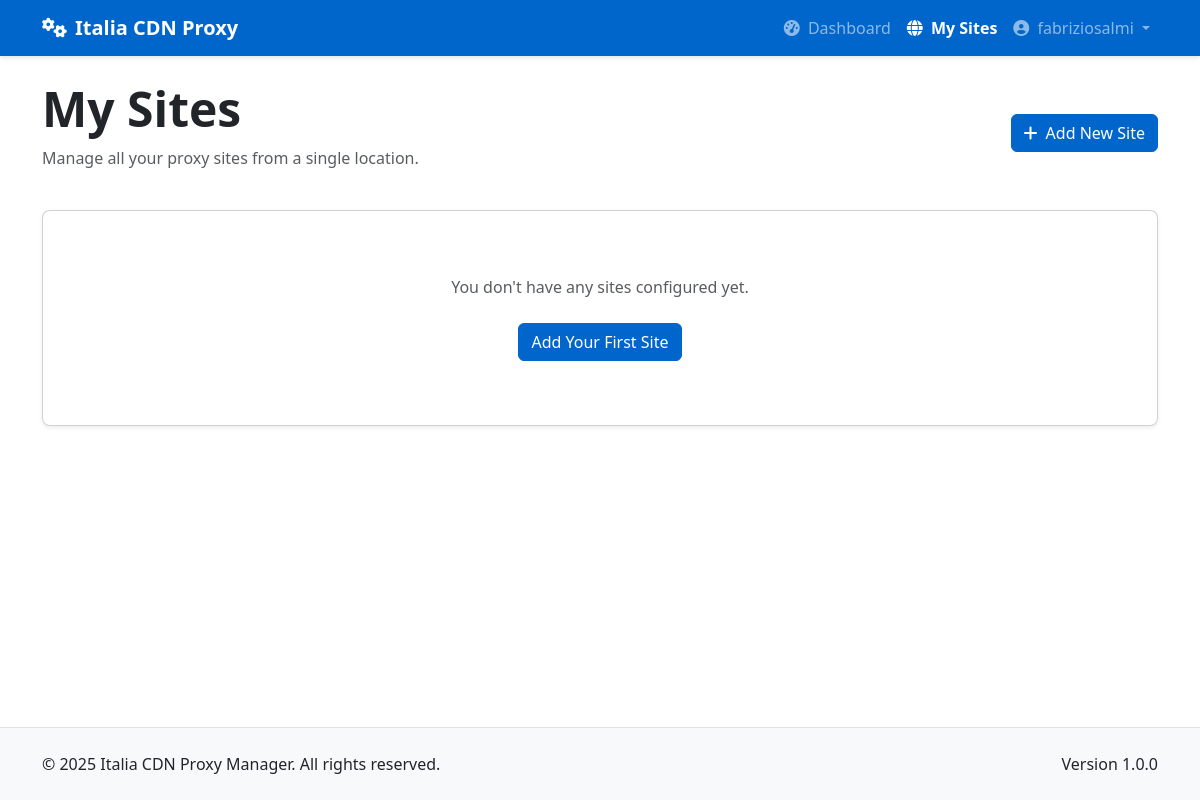
The page /client/sites (signed in) on the database as committed earlier.
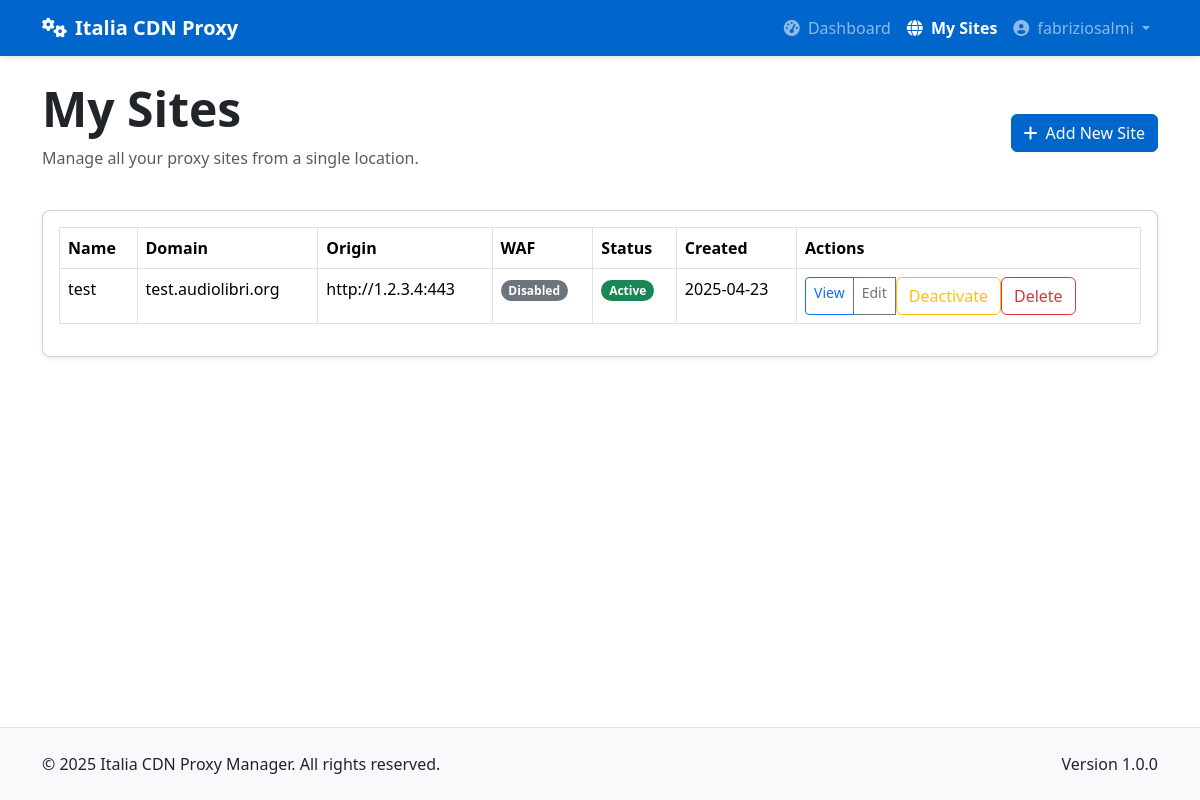
The same page on the database as committed later.
### app/models/models.py (models this page shows, shortened)
class Site(db.Model):
    __tablename__ = 'sites'
    id = db.Column(db.Integer, primary_key=True)
    name = db.Column(db.String(64), nullable=False)
    domain = db.Column(db.String(255), unique=True, nullable=False)
    protocol = db.Column(db.String(10), nullable=False, default='https')  # http or https
    origin_address = db.Column(db.String(255), nullable=False)  # Backend server address
    origin_port = db.Column(db.Integer, nullable=False)
    user_id = db.Column(db.Integer, db.ForeignKey('users.id'), nullable=False)
    is_active = db.Column(db.Boolean, default=True)
    is_blocked = db.Column(db.Boolean, default=False) # Add this line
    use_waf = db.Column(db.Boolean, default=False)
    created_at = db.Column(db.DateTime, default=datetime.utcnow)
    updated_at = db.Column(db.DateTime, default=datetime.utcnow, onupdate=datetime.utcnow)
    custom_config = db.Column(db.Text, nullable=True)  # Additional Nginx configuration
    site_nodes = db.relationship('SiteNode', backref='site', lazy='dynamic')
    ssl_certificates = db.relationship('SSLCertificate', backref='site', lazy='dynamic')

### app/controllers/client.py (the view)
@client.route('/sites')
@login_required
@client_required
def list_sites():
    sites = Site.query.filter_by(user_id=current_user.id).all()
    return render_template('client/sites/list.html', sites=sites)

### app/models/__init__.py (called while the page is built)
@login_manager.user_loader
def load_user(user_id):
    return User.query.get(int(user_id))

### app/models/models.py (called while the page is built)
    def is_admin(self):
        return self.role == 'admin'

    def is_client(self):
        return self.role == 'client'

### app/services/access_control.py (called while the page is built)
def client_required(f):
    @wraps(f)
    def decorated_function(*args, **kwargs):
        if not current_user.is_client():
            flash('This page is available only for client users.', 'error')
            return abort(403)
        return f(*args, **kwargs)
    return decorated_function

### app/templates/client/sites/list.html (shortened to what this page needs)
{% extends "base.html" %}
{% block content %}
<div class="container py-4">
    <div class="row mb-4">
        <div class="col-md-8">
            <h1 class="display-5 fw-bold mb-2">My Sites</h1>
            <p class="text-muted">Manage all your proxy sites from a single location.</p>
        </div>
        <div class="col-md-4 text-md-end d-flex align-items-center justify-content-md-end">
            <a href="{{ url_for('client.new_site') }}" class="btn btn-primary">
                <i class="fas fa-plus me-2"></i>Add New Site
            </a>
        </div>
    </div>
    <div class="card shadow-sm">
        <div class="card-body">
            {% if sites %}
            <div class="table-responsive">
                <table class="table table-bordered table-hover">
                    <thead>
                        <tr>
                            <th>Name</th>
                            <th>Domain</th>
                            <th>Origin</th>
                            <th>WAF</th>
                            <th>Status</th>
                            <th>Created</th>
                            <th>Actions</th>
                        </tr>
                    </thead>
                    <tbody>
                        {% for site in sites %}
                        <tr>
                            <td>{{ site.name }}</td>
                            <td>{{ site.domain }}</td>
                            <td>{{ site.protocol }}://{{ site.origin_address }}:{{ site.origin_port }}</td>
                            <td>
                                <span class="badge rounded-pill {% if site.use_waf %}bg-success{% else %}bg-secondary{% endif %}">
                                    {{ 'Enabled' if site.use_waf else 'Disabled' }}
                                </span>
                            </td>
                            <td>
                                <span class="badge rounded-pill {% if site.is_active %}bg-success{% else %}bg-danger{% endif %}">
                                    {{ 'Active' if site.is_active else 'Inactive' }}
                                </span>
                            </td>
                            <td>{{ site.created_at.strftime('%Y-%m-%d') }}</td>
                            <td>
                                <div class="btn-group btn-group-sm">
                                    <a href="{{ url_for('client.view_site', site_id=site.id) }}" class="btn btn-outline-primary">View</a>
                                    <a href="{{ url_for('client.edit_site', site_id=site.id) }}" class="btn btn-outline-secondary">Edit</a>
                                    <form method="POST" action="{{ url_for('client.toggle_site_active', site_id=site.id) }}" class="d-inline">
                                        <button type="submit" class="btn btn-outline-{% if site.is_active %}warning{% else %}success{% endif %}">
                                            {{ 'Deactivate' if site.is_active else 'Activate' }}
                                        </button>
                                    </form>
                                    <form method="POST" action="{{ url_for('client.delete_site', site_id=site.id) }}" class="d-inline"
                                          onsubmit="return confirm('Are you sure you want to delete this site? This action cannot be undone.');">
                                        <button type="submit" class="btn btn-outline-danger">Delete</button>
                                    </form>
                                </div>
                            </td>
                        </tr>
                        {% endfor %}
                    </tbody>
                </table>
            </div>
            {% else %}
            <div class="text-center py-5">
                <p class="text-muted mb-4">You don't have any sites configured yet.</p>
                <a href="{{ url_for('client.new_site') }}" class="btn btn-primary">
                    Add Your First Site
                </a>
            </div>
            {% endif %}
        </div>
    </div>
</div>
{% endblock %}

Rows that differ between the two databases and show on the page:
added Site: name "test", domain "test.audiolibri.org", protocol "http", origin_address "1.2.3.4", origin_port "443", use_waf "Disabled", is_active "Active", created_at "2025-04-23", is_active "Deactivate"
Other text that changed with them:
text no longer shown: "You don't have any sites configured yet. Add Your First Site"
text now shown: "Name Domain Origin WAF Status Created Actions"
